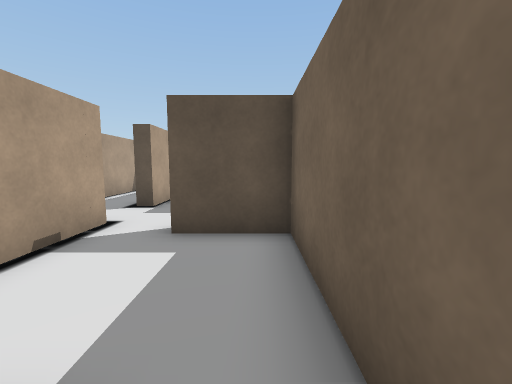
[1] (above)

23 first-person views from a walk through a scene from a Unity 3-D project. The camera is 1.2 m above the floor, tilts 6° down and sees 90° across. The floor is counted in squares, 1 m on a side. Each view is taken from the middle of a square. On the plan, view 1 faces up. The plan holds only what a view shows up to about 12 squares ahead; the rest is blank. The place goes on beyond the plan. The player is left out. Some surface patterns are stand-ins.

[2]
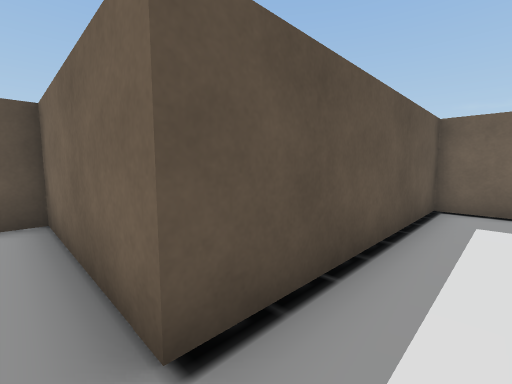

[3]
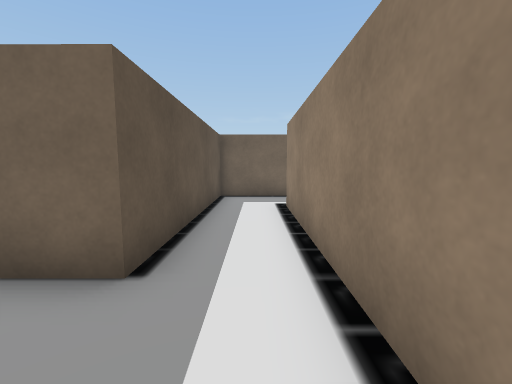

[4]
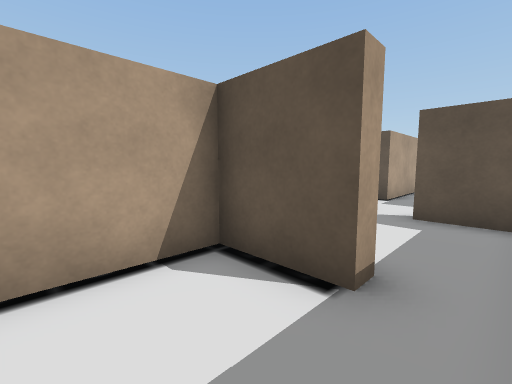

[5]
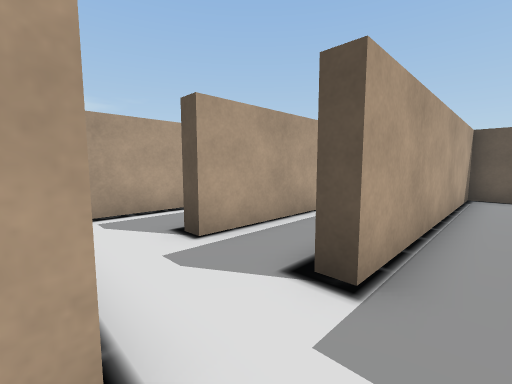

[6]
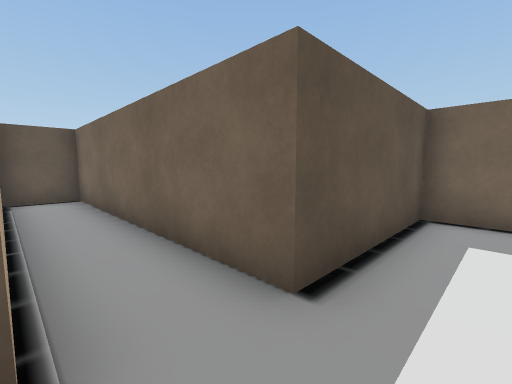

[7]
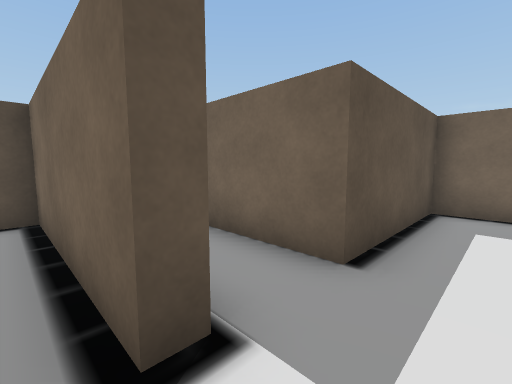

[8]
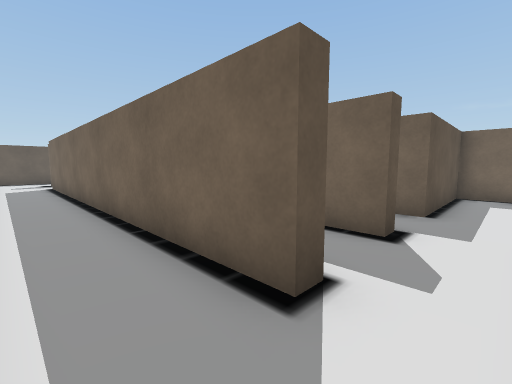

[9]
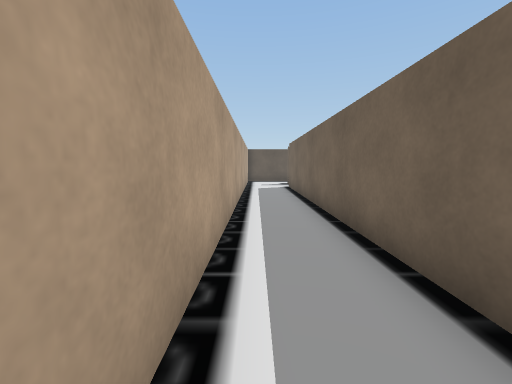

[10]
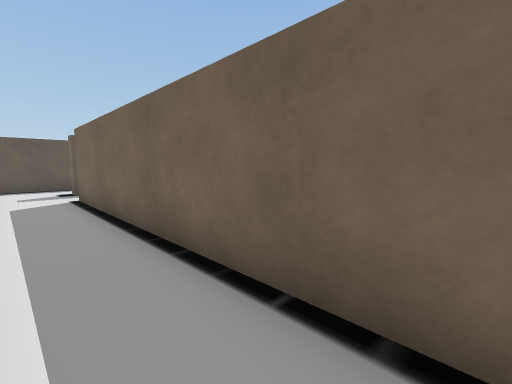

[11]
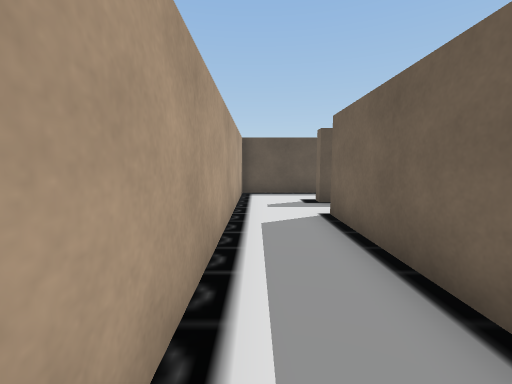

[12]
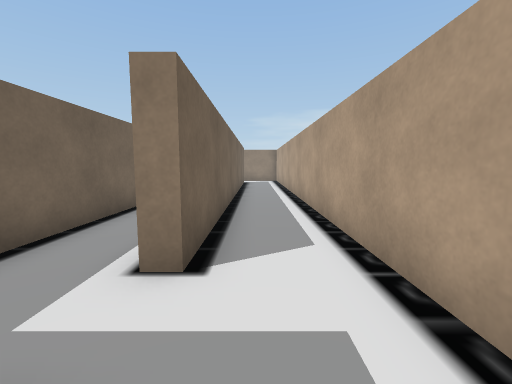

[13]
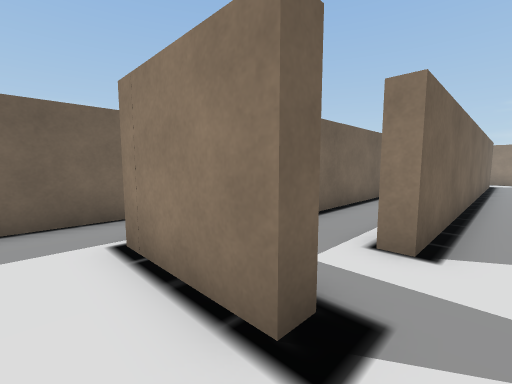

[14]
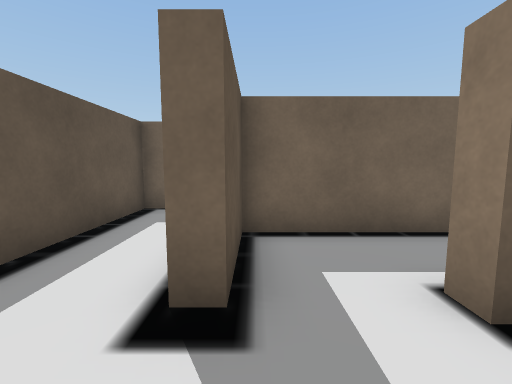

[15]
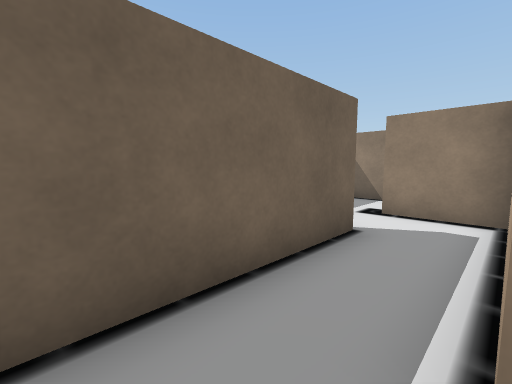

[16]
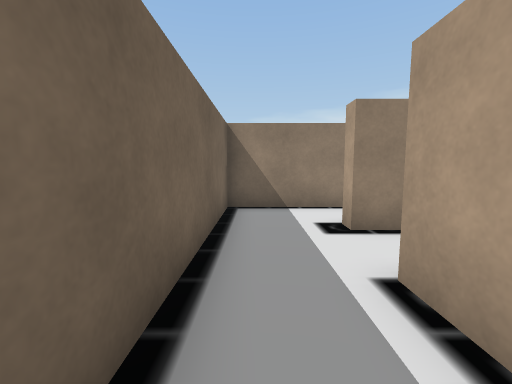

[17]
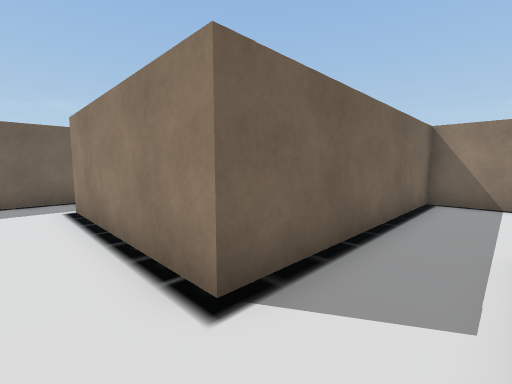

[18]
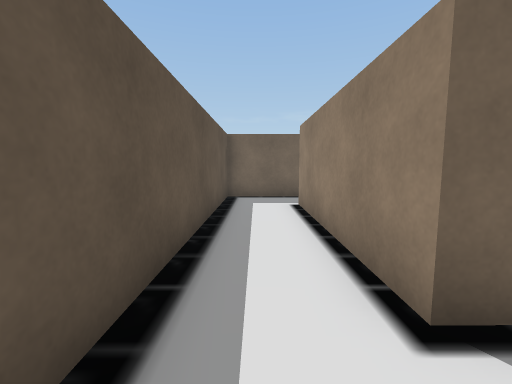

[19]
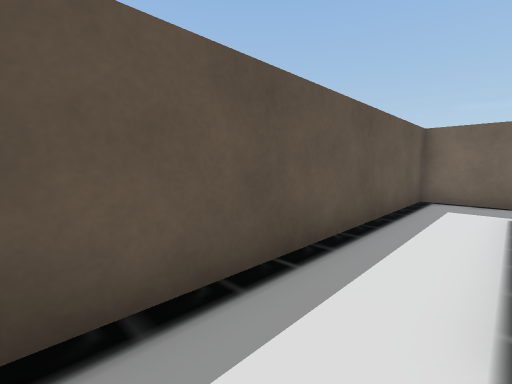

[20]
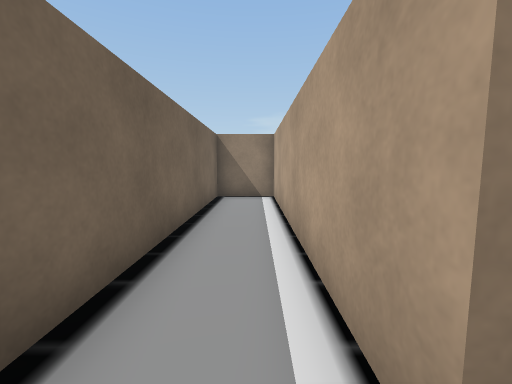

[21]
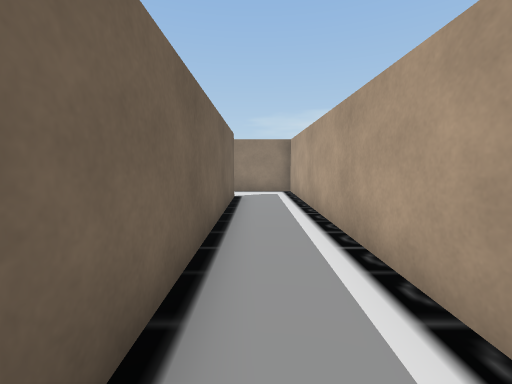

[22]
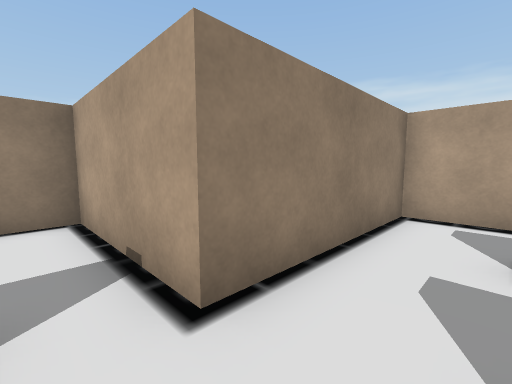

[23]
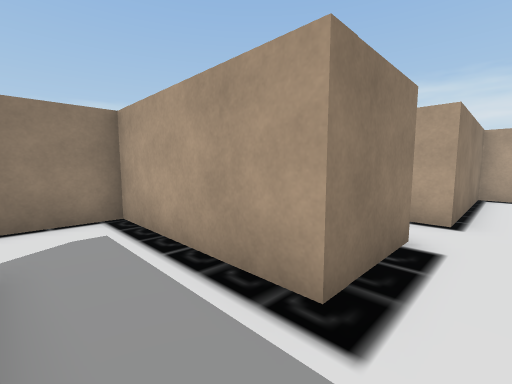

### Floor plan
Points are (right, up) in squares from view 1. A wall is a line through its corners. A room is listed if a view was taken in it or the views show most of it. See-through windows are left out.
Room 1 (views 1, 2, 3, 4)
walls: (-1, 0.9) (-1, 0.3) (-3.1, 0.3) (-3.1, -2.1); (-1.2, -2.9) (5.5, -2.9); (8, -3.2) (8, -0.6) (0.6, -0.6) (0.6, 1.4)
ways out: opening at (0, 0.5) to room 9; opening at (6.5, -3)
Room 2 (views 5, 22)
walls: (-1, 7.2) (-1, 16.2) (-3.1, 16.2) (-3.1, 7.4); (1.5, 7.4) (-1.2, 7.4); (-1.5, 4.9) (1.1, 4.9)
ways out: opening at (-3, 6.5) to room 3; opening at (1, 6) to room 8; opening at (-2, 5) to room 9
Room 3 (views 6, 7)
walls: (-3.1, 7.4) (-3.5, 7.4) (-3.5, 12.7) (-4.1, 12.7); (-5.7, 12.1) (-5.7, 7.4); (-5.6, 5.2) (-3.1, 5.2)
ways out: opening at (-3, 6.5) to room 2; opening at (-6, 6.5) to room 4
Room 4 (views 8, 9, 10, 11, 12, 14, 21)
walls: (-5.7, 7.4) (-6.2, 7.4) (-6.2, 22.2) (-5.7, 22.2); (-5.9, 24.2) (-5.9, 24.7); (-8.6, 25.6) (-8.6, 5.2) (-5.6, 5.2)
ways out: opening at (-6, 6.5) to room 3; opening at (-7.5, 24.5) to room 5; opening at (-6, 23) to room 7
Room 5 (views 13, 15)
walls: (-1, 21.4) (-1, 27.1) (-8.6, 27.1) (-8.6, 25.6); (-5.9, 24.7) (-3.1, 24.7); (-3.1, 19.3) (-0.8, 19.3)
low walls: (-3.1, 24.7) (-3.1, 21)
ways out: opening at (-7.5, 24.5) to room 4; opening at (-1, 20.5) to room 6
Room 6 (views 16, 17, 18, 19)
walls: (-0.5, 22.6) (-0.5, 21.4); (1.8, 19.4) (1.8, 24.7) (7.9, 24.7); (7.6, 27.1) (-0.1, 27.1)
ways out: opening at (-1, 20.5) to room 5; opening at (0.5, 19) to room 10; opening at (7, 26) to room 11
Room 7 (view 20)
walls: (-5.7, 22.2) (-5.7, 13.2) (-3.5, 13.2) (-3.5, 24.2) (-5.9, 24.2)
ways out: opening at (-6, 23) to room 4
Room 8 (view 23)
walls: (1.1, 4.9) (1.1, -0.1) (3.1, -0.1); (3.5, 5.9) (3.5, 7.4) (1.5, 7.4)
ways out: opening at (1, 6) to room 2
Room 9 (no view inside)
walls: (0.6, 1.4) (0.6, 4.4) (-1.5, 4.4); (-3.1, 5.2) (-3.1, 0.8) (-1.9, 0.8)
ways out: opening at (0, 0.5) to room 1; opening at (-2, 5) to room 2
Room 10 (no view inside)
walls: (-0.8, 19.3) (-0.8, 18.8); (-1.5, 16.7) (1.8, 16.7) (1.8, 19.4)
ways out: opening at (0.5, 19) to room 6
Room 11 (no view inside)
walls: (9.8, 24.2) (9.8, 27.1) (7.6, 27.1)
ways out: opening at (7, 26) to room 6; opening at (9, 25)

Where each view was taken, in squares from view 1:
view 1: 0 up, 0 right, facing up
view 2: 2 down, 0 right, facing up-right
view 3: 2 down, 2 left, facing right
view 4: 2 down, 0 right, facing up-left
view 5: 5 up, 2 left, facing up-left
view 6: 6 up, 3 left, facing up-right
view 7: 6 up, 4 left, facing up-right
view 8: 6 up, 8 left, facing up-right
view 9: 8 up, 8 left, facing up
view 10: 12 up, 8 left, facing up-right
view 11: 16 up, 8 left, facing up
view 12: 25 up, 7 left, facing down
view 13: 26 up, 7 left, facing down-right
view 14: 24 up, 8 left, facing right
view 15: 26 up, 3 left, facing down-right
view 16: 24 up, 1 right, facing down
view 17: 26 up, 0 right, facing down-right
view 18: 26 up, 0 right, facing right
view 19: 25 up, 0 right, facing up-right
view 20: 23 up, 5 left, facing down
view 21: 17 up, 7 left, facing down
view 22: 7 up, 2 left, facing down-left
view 23: 6 up, 3 right, facing down-left
